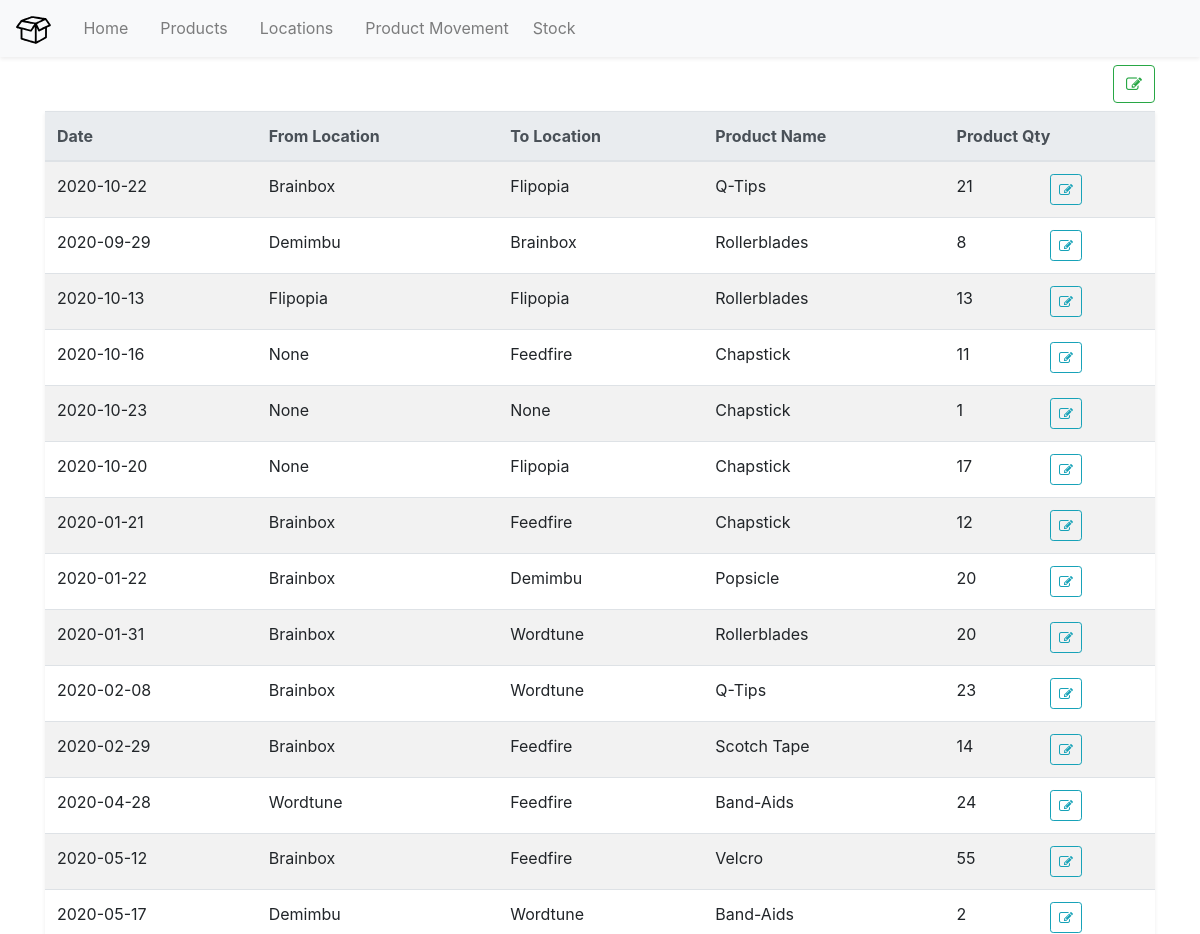
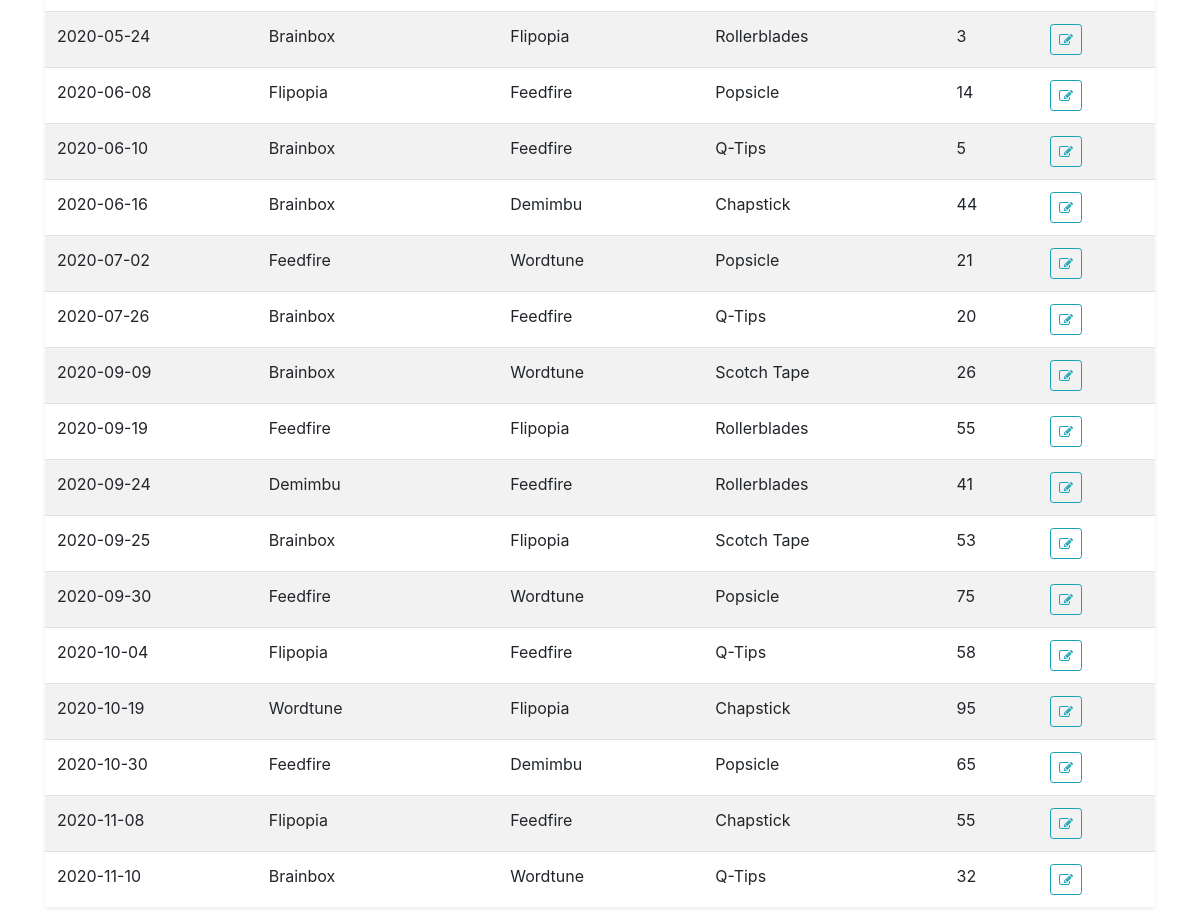
/productmovement, run on an earlier commit of the app's database (2 pictures, top to bottom).
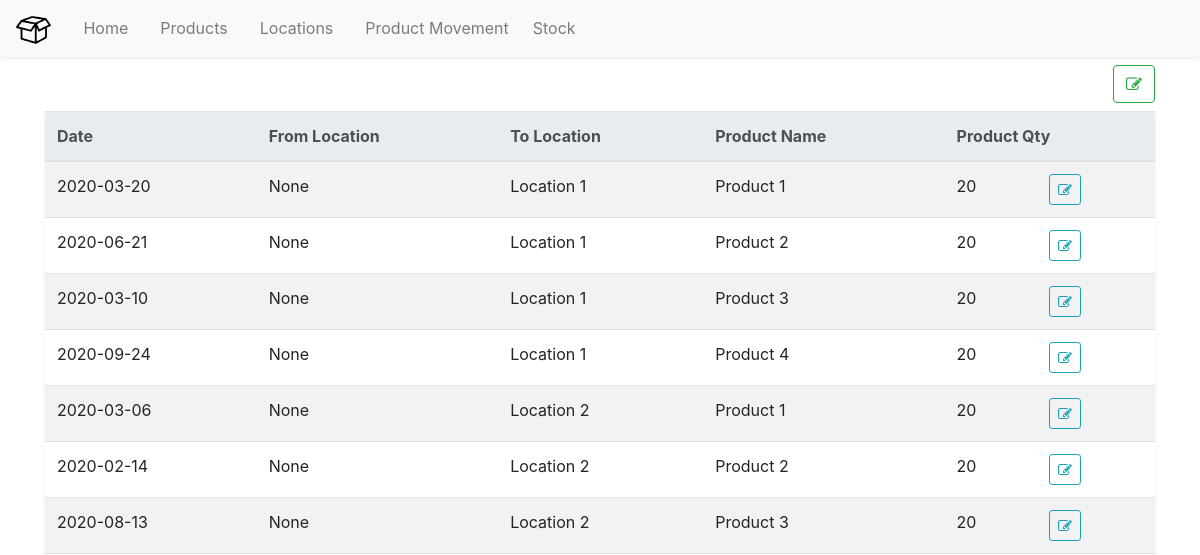
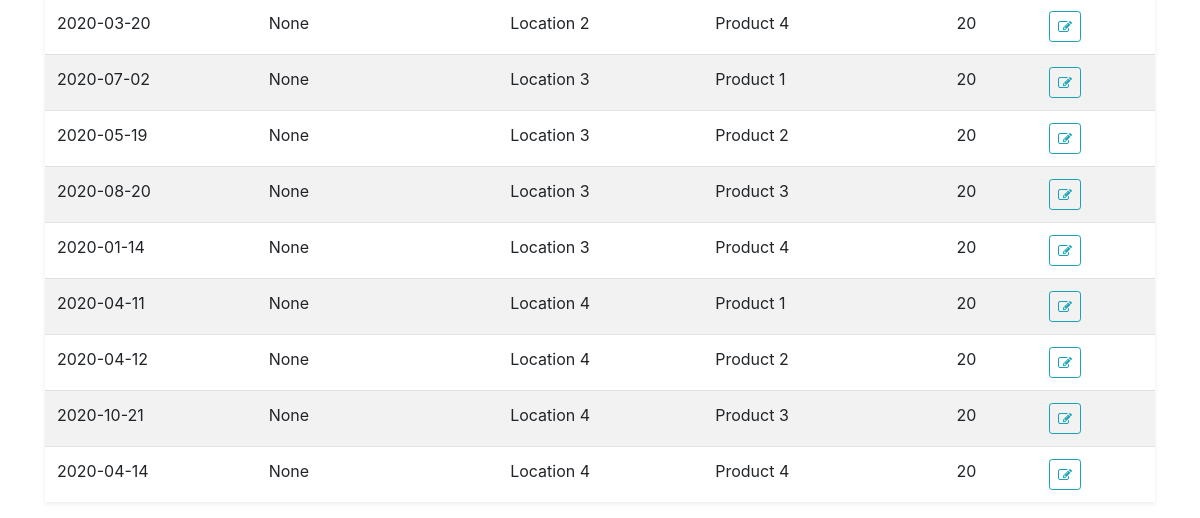
And on a later commit of the database (2 pictures, top to bottom).
### models.py (models this page shows, shortened)
class ProductMovement(db.Model):
    id = db.Column(db.Integer, primary_key = True)
    date = db.Column(db.String(15), nullable = False)
    fromLocationId = db.Column(db.Integer, db.ForeignKey(Location.id))
    toLocationId = db.Column(db.Integer, db.ForeignKey(Location.id))
    productId = db.Column(db.Integer, db.ForeignKey(Product.id))
    fromLocation = db.relationship(Location, foreign_keys=[fromLocationId])
    toLocation = db.relationship(Location, foreign_keys=[toLocationId])
    productName = db.relationship(Product, foreign_keys=[productId])
    productQuantity = db.Column(db.Integer, db.CheckConstraint(
        'productQuantity > 0'))

class Location(db.Model):
    id = db.Column(db.Integer, primary_key = True)
    locationName = db.Column(db.String(100), nullable = False)
    locationAddress = db.Column(db.String(200), nullable = False)
    def __repr__(self):
        return self.locationName

class Product(db.Model):
    id = db.Column(db.Integer, primary_key = True)
    productName = db.Column(db.String(100), unique = True, nullable = False)
    def __repr__(self):
        return self.productName

### app.py (the view)
@app.route('/productmovement')
def productmovement():
    productmovements = ProductMovement.query.all()
    return render_template('productmovement.html', title="Product Movement", productmovements = productmovements)

### templates/productmovement.html
{% extends "layout.html" %} {% block main %}
<div class="d-flex flex-row-reverse">
	<a
		href="{{url_for('addproductmovement')}}"
		class="btn btn-outline-success"
		data-toggle="tooltip"
		data-placement="bottom"
		title="Add New Product Movement"
	>
		<i class="fa fa-edit"></i>
	</a>
</div>
<table class="table table-striped mt-2 shadow-sm">
	<thead class="thead-light">
		<tr>
			<th scope="col">Date</th>
			<th scope="col">From Location</th>
			<th scope="col">To Location</th>
			<th scope="col">Product Name</th>
			<th scope="col" colspan="2">Product Qty</th>
		</tr>
	</thead>
	<tbody>
		{% for productmovement in productmovements %}
		<tr>
			<td>{{productmovement.date}}</td>
			<td>{{productmovement.fromLocation}}</td>
			<td>{{productmovement.toLocation}}</td>
			<td>{{productmovement.productName}}</td>
			<td>{{productmovement.productQuantity}}</td>
			<td>
				<a
					href="{{ url_for('updateproductmovement', productmovementId=productmovement.id) }}"
					class="btn btn-outline-info btn-sm"
					data-toggle="tooltip"
					data-placement="bottom"
					title="Edit Product Movement"
				>
					<i class="fa fa-edit"></i>
				</a>
			</td>
		</tr>
		{% endfor %}
	</tbody>
</table>
{% endblock %}

What changed in the data, as far as the page shows it:
removed ProductMovement: date "2020-06-10", fromLocation "Brainbox", toLocation "Feedfire", productName "Q-Tips", productQuantity "5"
removed ProductMovement: date "2020-06-16", fromLocation "Brainbox", toLocation "Demimbu", productName "Chapstick", productQuantity "44"
removed ProductMovement: date "2020-07-02", fromLocation "Feedfire", toLocation "Wordtune", productName "Popsicle", productQuantity "21"
removed ProductMovement: date "2020-07-26", fromLocation "Brainbox", toLocation "Feedfire", productName "Q-Tips", productQuantity "20"
removed ProductMovement: date "2020-09-09", fromLocation "Brainbox", toLocation "Wordtune", productName "Scotch Tape", productQuantity "26"
removed ProductMovement: date "2020-09-19", fromLocation "Feedfire", toLocation "Flipopia", productName "Rollerblades", productQuantity "55"
removed ProductMovement: date "2020-09-24", fromLocation "Demimbu", toLocation "Feedfire", productName "Rollerblades", productQuantity "41"
removed ProductMovement: date "2020-09-25", fromLocation "Brainbox", toLocation "Flipopia", productName "Scotch Tape", productQuantity "53"
removed ProductMovement: date "2020-09-30", fromLocation "Feedfire", toLocation "Wordtune", productName "Popsicle", productQuantity "75"
removed ProductMovement: date "2020-10-04", fromLocation "Flipopia", toLocation "Feedfire", productName "Q-Tips", productQuantity "58"
removed ProductMovement: date "2020-10-19", fromLocation "Wordtune", toLocation "Flipopia", productName "Chapstick", productQuantity "95"
removed ProductMovement: date "2020-10-30", fromLocation "Feedfire", toLocation "Demimbu", productName "Popsicle", productQuantity "65"
removed ProductMovement: date "2020-11-08", fromLocation "Flipopia", toLocation "Feedfire", productName "Chapstick", productQuantity "55"
removed ProductMovement: date "2020-11-10", fromLocation "Brainbox", toLocation "Wordtune", productName "Q-Tips", productQuantity "32"
changed ProductMovement (number 1 of 16 on the later page): date "2020-10-22" → "2020-03-20"; fromLocation "Brainbox" → "None"; toLocation "Flipopia" → "Location 1"; productName "Q-Tips" → "Product 1"; productQuantity "21" → "20"
changed ProductMovement (number 2 of 16 on the later page): date "2020-09-29" → "2020-06-21"; fromLocation "Demimbu" → "None"; toLocation "Brainbox" → "Location 1"; productName "Rollerblades" → "Product 2"; productQuantity "8" → "20"
changed ProductMovement (number 3 of 16 on the later page): date "2020-10-13" → "2020-03-10"; fromLocation "Flipopia" → "None"; toLocation "Flipopia" → "Location 1"; productName "Rollerblades" → "Product 3"; productQuantity "13" → "20"
changed ProductMovement (number 4 of 16 on the later page): date "2020-10-16" → "2020-09-24"; toLocation "Feedfire" → "Location 1"; productName "Chapstick" → "Product 4"; productQuantity "11" → "20"
changed ProductMovement (number 5 of 16 on the later page): date "2020-10-23" → "2020-03-06"; toLocation "None" → "Location 2"; productName "Chapstick" → "Product 1"; productQuantity "1" → "20"
changed ProductMovement (number 6 of 16 on the later page): date "2020-10-20" → "2020-02-14"; toLocation "Flipopia" → "Location 2"; productName "Chapstick" → "Product 2"; productQuantity "17" → "20"
changed ProductMovement (number 7 of 16 on the later page): date "2020-01-21" → "2020-08-13"; fromLocation "Brainbox" → "None"; toLocation "Feedfire" → "Location 2"; productName "Chapstick" → "Product 3"; productQuantity "12" → "20"
changed ProductMovement (number 8 of 16 on the later page): date "2020-01-22" → "2020-03-20"; fromLocation "Brainbox" → "None"; toLocation "Demimbu" → "Location 2"; productName "Popsicle" → "Product 4"
changed ProductMovement (number 9 of 16 on the later page): date "2020-01-31" → "2020-07-02"; fromLocation "Brainbox" → "None"; toLocation "Wordtune" → "Location 3"; productName "Rollerblades" → "Product 1"
changed ProductMovement (number 10 of 16 on the later page): date "2020-02-08" → "2020-05-19"; fromLocation "Brainbox" → "None"; toLocation "Wordtune" → "Location 3"; productName "Q-Tips" → "Product 2"; productQuantity "23" → "20"
changed ProductMovement (number 11 of 16 on the later page): date "2020-02-29" → "2020-08-20"; fromLocation "Brainbox" → "None"; toLocation "Feedfire" → "Location 3"; productName "Scotch Tape" → "Product 3"; productQuantity "14" → "20"
changed ProductMovement (number 12 of 16 on the later page): date "2020-04-28" → "2020-01-14"; fromLocation "Wordtune" → "None"; toLocation "Feedfire" → "Location 3"; productName "Band-Aids" → "Product 4"; productQuantity "24" → "20"
changed ProductMovement (number 13 of 16 on the later page): date "2020-05-12" → "2020-04-11"; fromLocation "Brainbox" → "None"; toLocation "Feedfire" → "Location 4"; productName "Velcro" → "Product 1"; productQuantity "55" → "20"
changed ProductMovement (number 14 of 16 on the later page): date "2020-05-17" → "2020-04-12"; fromLocation "Demimbu" → "None"; toLocation "Wordtune" → "Location 4"; productName "Band-Aids" → "Product 2"; productQuantity "2" → "20"
changed ProductMovement (number 15 of 16 on the later page): date "2020-05-24" → "2020-10-21"; fromLocation "Brainbox" → "None"; toLocation "Flipopia" → "Location 4"; productName "Rollerblades" → "Product 3"; productQuantity "3" → "20"
changed ProductMovement (number 16 of 16 on the later page): date "2020-06-08" → "2020-04-14"; fromLocation "Flipopia" → "None"; toLocation "Feedfire" → "Location 4"; productName "Popsicle" → "Product 4"; productQuantity "14" → "20"
